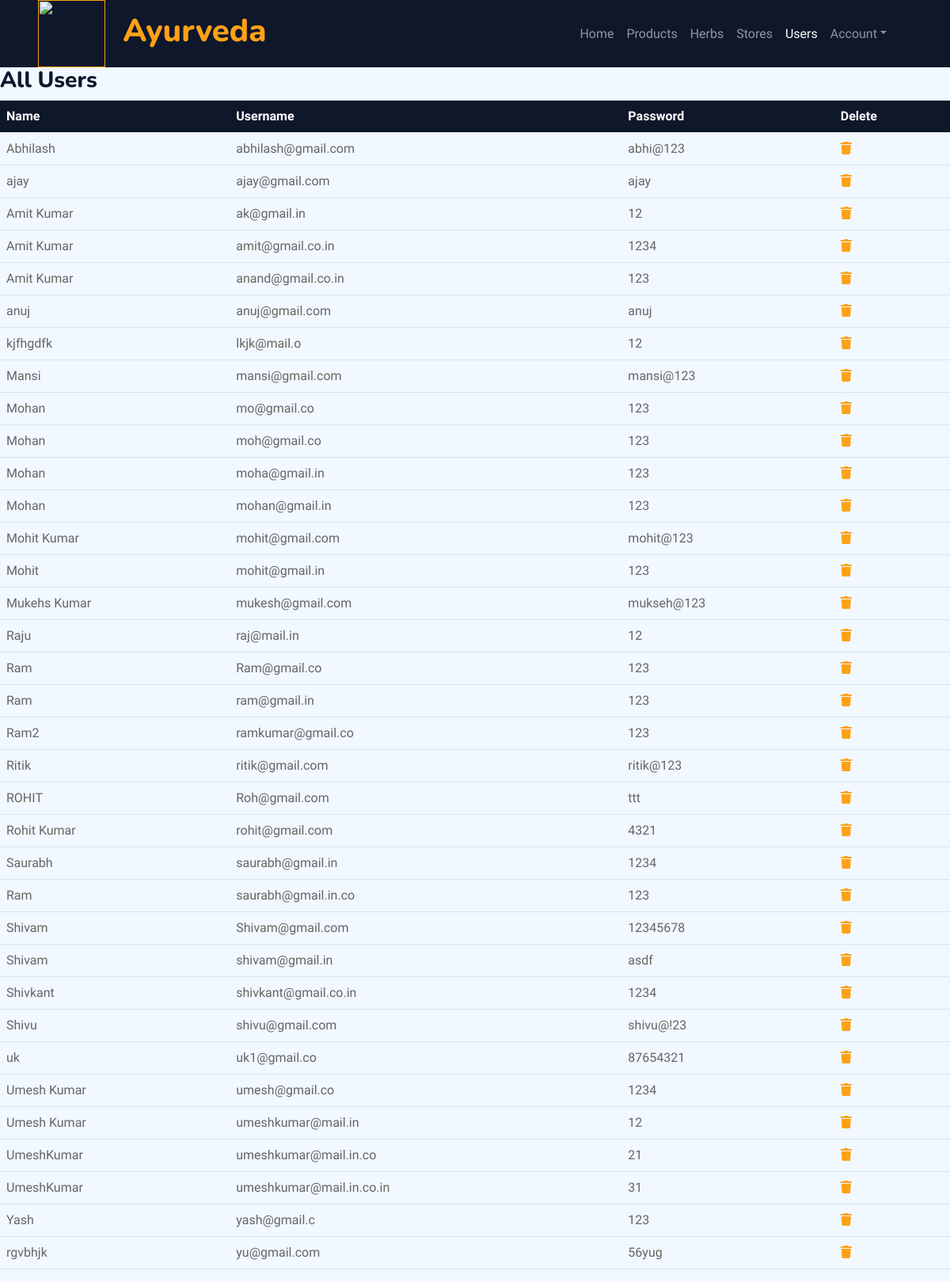
The app's page /admin/users.php (signed in) with its own data.
### tables this page shows
CREATE TABLE `register` (
  `name` varchar(30) NOT NULL,
  `username` varchar(40) NOT NULL,
  `password` varchar(20) NOT NULL,
  `confirm password` varchar(20) NOT NULL
);

### admin/users.php (the view, shortened to what this page needs)
<!DOCTYPE html>
<html>
<head>
    <link href="https://cdnjs.cloudflare.com/ajax/libs/font-awesome/5.10.0/css/all.min.css" rel="stylesheet">
    <link href="https://cdn.jsdelivr.net/npm/bootstrap-icons@1.4.1/font/bootstrap-icons.css" rel="stylesheet">
    <link href="lib/animate/animate.min.css" rel="stylesheet">
    <link href="lib/owlcarousel/assets/owl.carousel.min.css" rel="stylesheet">
    <link href="lib/tempusdominus/css/tempusdominus-bootstrap-4.min.css" rel="stylesheet" />
    <link href="css/bootstrap.min.css" rel="stylesheet">
</head>
<body>
     <?php
        include("connection.php");
        $sql="select * from register";
        $res=mysqli_query($con,$sql);
    ?>
        <div class="container-xxl position-relative p-0">
            <nav class="navbar navbar-expand-lg navbar-dark bg-dark px-4 px-lg-5 py-3 py-lg-0">
                <a href="" class="navbar-brand p-0">
                    <h1 class="text-primary m-0"><img src="img/logo.png" width="85px" height="85px"> &nbsp;Ayurveda</h1>
                </a>
                <div class="collapse navbar-collapse" id="navbarCollapse">
                    <div class="navbar-nav ms-auto py-0 pe-4">
                        <a href="home.php" class="nav-item nav-link">Home</a>
                        <a href="products.php" class="nav-item nav-link">Products</a>
                        <a href="herbs.php" class="nav-item nav-link">Herbs</a>
                        <a href="stores.php" class="nav-item nav-link">Stores</a>
                        <a href="users.php" class="nav-item nav-link active">Users</a>
                        <div class="nav-item dropdown">
                             <a href="#" class="nav-link dropdown-toggle" data-bs-toggle="dropdown">Account</a>
                    </div>
                </div>
                 </div>
                </div>
         <div class="container-xxl position-relative p-0">
           <div class="">
            <div><h3>All Users</h3></div>
        </div>
          <table class="table">
          <thead class="table-dark">
          <tr>
          <th scope="col">Name</th>
          <th scope="col">Username</th>
          <th scope="col">Password</th>
          <th scope="col">Delete</th>
          </tr>
          </thead>
          <tbody>
           <?php
               while($row=mysqli_fetch_assoc($res))
               {
            ?>
            <tr>
              <td><?php echo $row['name'];?></td>
              <td><?php echo $row['username'];?></td>
              <td><?php echo $row['password'];?></td>
              <td ><a href='delete_user.php?id=<?php echo $row["username"]; ?>'><i  class="fa fa-trash" aria-hidden="true"></i></a></td>
            </tr>
            <?php
               }
            ?>
          </tbody>
        </table>
    </div>
</body>
</html>

### records on screen
register: name "Abhilash", username "abhilash@gmail.com", password "abhi@123"
register: name "ajay", username "ajay@gmail.com", password "ajay"
register: name "Amit Kumar", username "ak@gmail.in", password "12"
register: name "Amit Kumar", username "amit@gmail.co.in", password "1234"
register: name "Amit Kumar", username "anand@gmail.co.in", password "123"
register: name "anuj", username "anuj@gmail.com", password "anuj"
register: name "kjfhgdfk", username "lkjk@mail.o", password "12"
register: name "Mansi", username "mansi@gmail.com", password "mansi@123"
register: name "Mohan", username "mo@gmail.co", password "123"
register: name "Mohan", username "moh@gmail.co", password "123"
register: name "Mohan", username "moha@gmail.in", password "123"
register: name "Mohan", username "mohan@gmail.in", password "123"
register: name "Mohit Kumar", username "mohit@gmail.com", password "mohit@123"
register: name "Mohit", username "mohit@gmail.in", password "123"
register: name "Mukehs Kumar", username "mukesh@gmail.com", password "mukseh@123"
register: name "Raju", username "raj@mail.in", password "12"
register: name "Ram", username "Ram@gmail.co", password "123"
register: name "Ram", username "ram@gmail.in", password "123"
register: name "Ram2", username "ramkumar@gmail.co", password "123"
register: name "Ritik", username "ritik@gmail.com", password "ritik@123"
register: name "ROHIT", username "Roh@gmail.com", password "ttt"
register: name "Rohit Kumar", username "rohit@gmail.com", password "4321"
register: name "Saurabh", username "saurabh@gmail.in", password "1234"
register: name "Ram", username "saurabh@gmail.in.co", password "123"
register: name "Shivam", username "Shivam@gmail.com", password "12345678"
register: name "Shivam", username "shivam@gmail.in", password "asdf"
register: name "Shivkant", username "shivkant@gmail.co.in", password "1234"
register: name "Shivu", username "shivu@gmail.com", password "shivu@!23"
register: name "uk", username "uk1@gmail.co", password "87654321"
register: name "Umesh Kumar", username "umesh@gmail.co", password "1234"
register: name "Umesh Kumar", username "umeshkumar@mail.in", password "12"
register: name "UmeshKumar", username "umeshkumar@mail.in.co", password "21"
register: name "UmeshKumar", username "umeshkumar@mail.in.co.in", password "31"
register: name "Yash", username "yash@gmail.c", password "123"
register: name "rgvbhjk", username "yu@gmail.com", password "56yug"
